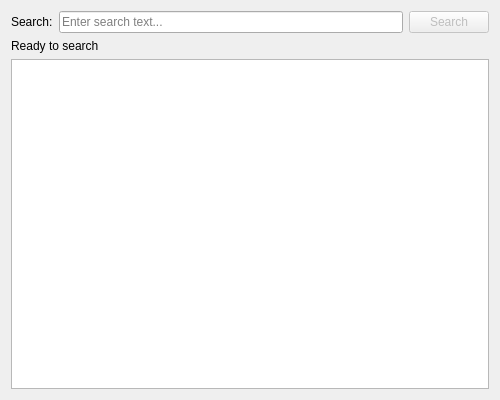
<?xml version="1.0" encoding="UTF-8"?>
<ui version="4.0">
 <class>SearchInDialog</class>
 <widget class="QDialog" name="SearchInDialog">
  <property name="geometry">
   <rect>
    <x>0</x>
    <y>0</y>
    <width>500</width>
    <height>400</height>
   </rect>
  </property>
  <property name="windowTitle">
   <string>Search in Files</string>
  </property>
  <layout class="QVBoxLayout" name="verticalLayout">
   <item>
    <layout class="QHBoxLayout" name="searchLayout">
     <item>
      <widget class="QLabel" name="searchLabel">
       <property name="text">
        <string>Search:</string>
       </property>
      </widget>
     </item>
     <item>
      <widget class="QLineEdit" name="searchEdit">
       <property name="placeholderText">
        <string>Enter search text...</string>
       </property>
      </widget>
     </item>
     <item>
      <widget class="QPushButton" name="searchButton">
       <property name="text">
        <string>Search</string>
       </property>
       <property name="default">
        <bool>true</bool>
       </property>
       <property name="enabled">
        <bool>false</bool>
       </property>
      </widget>
     </item>
    </layout>
   </item>
   <item>
    <widget class="QLabel" name="statusLabel">
     <property name="text">
      <string>Ready to search</string>
     </property>
     <property name="wordWrap">
      <bool>true</bool>
     </property>
    </widget>
   </item>
   <item>
    <widget class="QListWidget" name="resultsList">
     <property name="selectionMode">
      <enum>QAbstractItemView::SingleSelection</enum>
     </property>
    </widget>
   </item>
  </layout>
 </widget>
 <resources/>
 <connections/>
</ui>
